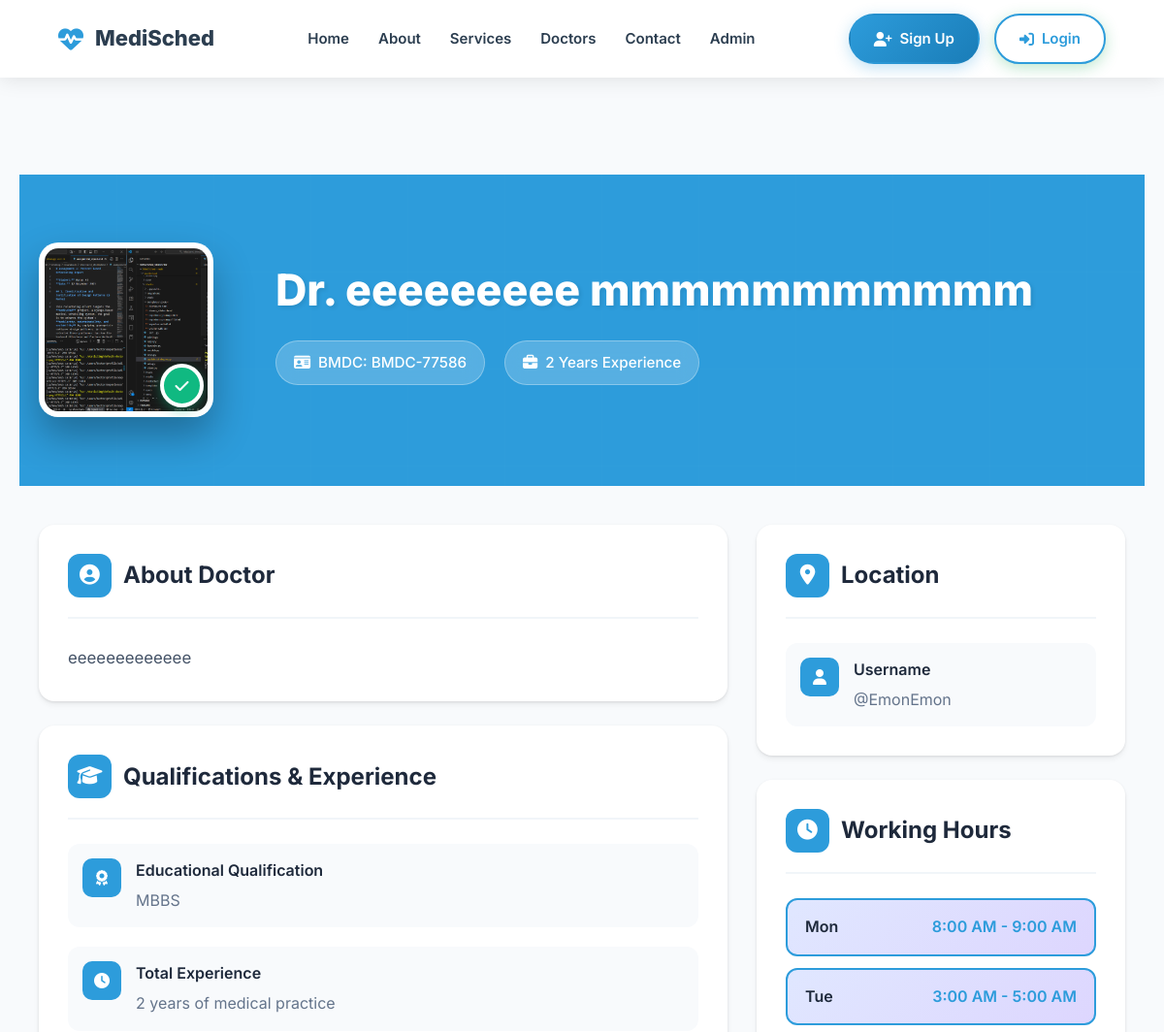
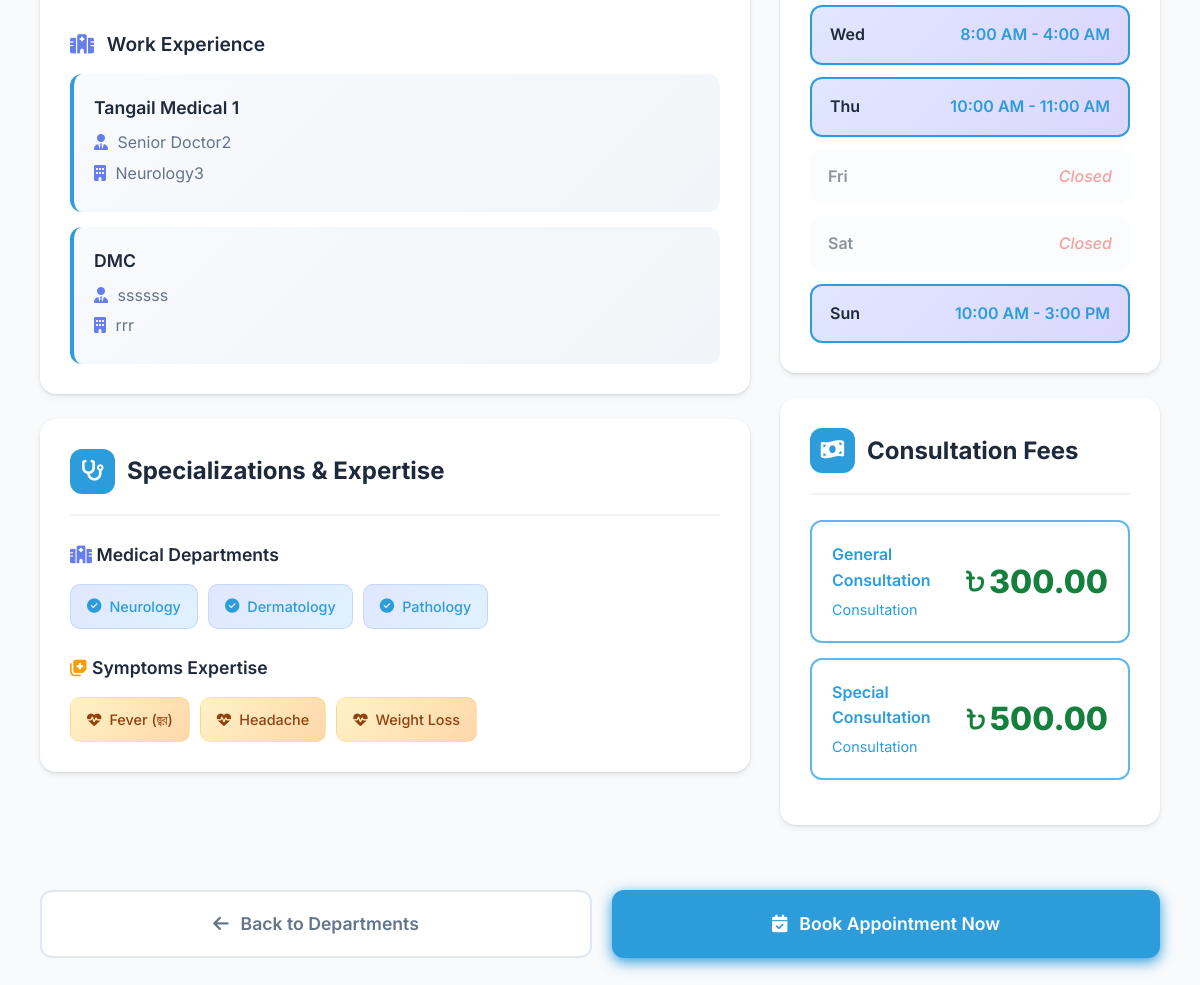
Page /doctor/3/ on the committed database (2 pictures, top to bottom).
### doctor/models.py (models this page shows, shortened)
class Doctor(models.Model):
    user = models.OneToOneField(CustomUser, on_delete=models.CASCADE, related_name='doctor_profile')
    about = models.TextField(blank=True, null=True)
    bmdc_number = models.CharField(max_length=255, blank=True, null=True)
    qualification = models.CharField(max_length=255, blank=True, null=True)
    total_experience = models.PositiveIntegerField(default=0)  # Only non-negative numbers
    working_hours = models.JSONField(blank=True, null=True)  # e.g., {"Mon": "9-5", "Tue": "10-4"}
    profile_image = models.ImageField(upload_to='doctor_profiles/', blank=True, null=True)
    is_verified = models.BooleanField(default=False)
    rating = models.DecimalField(max_digits=3, decimal_places=2, default=0.0, blank=True, null=True)
    total_reviews = models.PositiveIntegerField(default=0)
    division = models.ForeignKey(Division, on_delete=models.SET_NULL, null=True, blank=True)
    district = models.ForeignKey(District, on_delete=models.SET_NULL, null=True, blank=True)
    upazila = models.ForeignKey(Upazila, on_delete=models.SET_NULL, null=True, blank=True)
    departments = models.ManyToManyField(Department, through='DoctorSpecializationDepartment', blank=True)
    symptoms = models.ManyToManyField(Symptom, through='DoctorSpecializationSymptom', blank=True)

class DoctorExperience(models.Model):
    doctor = models.ForeignKey(Doctor, on_delete=models.CASCADE, related_name='experiences')
    hospital_name = models.CharField(max_length=255)
    designation = models.CharField(max_length=255)
    department = models.CharField(max_length=255, blank=True, null=True)

class DoctorSpecializationDepartment(models.Model):
    doctor = models.ForeignKey(Doctor, on_delete=models.CASCADE, related_name='specialized_departments')
    department = models.ForeignKey(Department, on_delete=models.CASCADE)
    class Meta:
        unique_together = ('doctor', 'department')  # Prevent duplicates

class DoctorSpecializationSymptom(models.Model):
    doctor = models.ForeignKey(Doctor, on_delete=models.CASCADE, related_name='specialized_symptoms')
    symptom = models.ForeignKey(Symptom, on_delete=models.CASCADE)
    class Meta:
        unique_together = ('doctor', 'symptom')  # Prevent duplicates

class DoctorAppointmentFee(models.Model):
    APPOINTMENT_CATEGORIES = [
        ('General', 'General Consultation'),
        ('Special', 'Special Consultation'),
    ]
    doctor = models.ForeignKey(Doctor, on_delete=models.CASCADE, related_name='appointment_fees')
    category = models.CharField(max_length=50, choices=APPOINTMENT_CATEGORIES)
    price = models.DecimalField(max_digits=10, decimal_places=2)
    class Meta:
        unique_together = ('doctor', 'category')  # Prevent duplicates

### users/models.py (models this page shows, shortened)
class CustomUser(AbstractUser):
    ROLE_PATIENT = 'patient'
    ROLE_DOCTOR = 'doctor'
    ROLE_CHOICES = [
        (ROLE_PATIENT, 'Patient'),
        (ROLE_DOCTOR, 'Doctor'),
    ]
    role = models.CharField(max_length=10, choices=ROLE_CHOICES, default=ROLE_PATIENT)
    phone = models.CharField(max_length=20, blank=True)
    location = models.CharField(max_length=150, blank=True)

### adminapp/models.py (models this page shows, shortened)
class Department(models.Model):
    department_name = models.CharField(max_length=100, unique=True)
    department_image = models.ImageField(upload_to='department/',  blank=True, null=True)

class Symptom(models.Model):
    symptom_name = models.CharField(max_length=100, unique=True)
    symptom_image = models.ImageField(upload_to='symptoms/', blank=True, null=True)

### home/views.py (the view)
# urls.py: path('doctor/<int:doctor_id>/', views.doctor_detail, name='doctor_detail'),  # Add this
def doctor_detail(request, doctor_id):
    doctor = get_object_or_404(
        Doctor.objects.select_related('user', 'division', 'district', 'upazila')
        .prefetch_related('experiences', 'specialized_departments', 'specialized_symptoms', 'appointment_fees'),
        id=doctor_id
    )
    experiences = DoctorExperience.objects.filter(doctor=doctor)
    specializations = DoctorSpecializationDepartment.objects.filter(doctor=doctor).select_related('department')
    symptoms = DoctorSpecializationSymptom.objects.filter(doctor=doctor).select_related('symptom')
    appointment_fees = DoctorAppointmentFee.objects.filter(doctor=doctor)
    context = {
        'doctor': doctor,
        'experiences': experiences,
        'specializations': specializations,
        'symptoms': symptoms,
        'appointment_fees': appointment_fees,
    }
    return render(request, 'home/doctor_detail.html', context)

### home/templates/home/doctor_detail.html (shortened to what this page needs)
{% extends 'base.html' %}
{% load static %}
{% block content %}
<section class="doctor-hero">
    <div class="hero-container">
        <div class="doctor-header">
            <div class="doctor-avatar-wrapper">
                <div class="doctor-avatar">
                    {% if doctor.profile_image %}
                        <img src="{{ doctor.profile_image.url }}" alt="Dr. {{ doctor.user.get_full_name|default:doctor.user.username }}">
                    {% else %}
                        <div class="default-avatar">
                            <i class="fas fa-user-md"></i>
                        </div>
                    {% endif %}
                </div>
                {% if doctor.is_verified %}
                <div class="verified-badge">
                    <i class="fas fa-check"></i>
                </div>
                {% endif %}
            </div>
            <div class="doctor-info">
                <h1>
                    {% if doctor.user.get_full_name %}
                        Dr. {{ doctor.user.get_full_name }}
                    {% else %}
                        Dr. {{ doctor.user.username|title }}
                    {% endif %}
                </h1>
                <div class="doctor-meta">
                    {% if doctor.bmdc_number %}
                    <div class="meta-badge">
                        <i class="fas fa-id-card"></i>
                        <span>BMDC: {{ doctor.bmdc_number }}</span>
                    </div>
                    {% endif %}
                    <div class="meta-badge">
                        <i class="fas fa-briefcase"></i>
                        <span>{{ doctor.total_experience }} Years Experience</span>
                    </div>
                </div>
            </div>
        </div>
    </div>
</section>
<div class="content-wrapper">
    <div class="content-grid">
        <div class="main-content">
            <div class="card">
                <div class="card-header">
                    <div class="card-icon">
                        <i class="fas fa-user-circle"></i>
                    </div>
                    <h2>About Doctor</h2>
                </div>
                {% if doctor.about %}
                    <p class="about-text">{{ doctor.about }}</p>
                {% else %}
                    <p class="about-text" style="color: #94a3b8; font-style: italic;">
                        <i class="fas fa-info-circle"></i> No detailed information provided yet.
                    </p>
                {% endif %}
            </div>
            <div class="card">
                <div class="card-header">
                    <div class="card-icon">
                        <i class="fas fa-graduation-cap"></i>
                    </div>
                    <h2>Qualifications & Experience</h2>
                </div>
                <div class="info-grid">
                    <div class="info-item">
                        <div class="info-icon">
                            <i class="fas fa-award"></i>
                        </div>
                        <div class="info-content">
                            <strong>Educational Qualification</strong>
                            <p>{{ doctor.qualification|default:"Not specified" }}</p>
                        </div>
                    </div>
                    <div class="info-item">
                        <div class="info-icon">
                            <i class="fas fa-clock"></i>
                        </div>
                        <div class="info-content">
                            <strong>Total Experience</strong>
                            <p>{{ doctor.total_experience }} year{{ doctor.total_experience|pluralize }} of medical practice</p>
                        </div>
                    </div>
                </div>
                {% if experiences %}
                <div style="margin-top: 30px;">
                    <h3 style="color: #1e293b; margin-bottom: 15px; font-size: 1.2rem; font-weight: 600;">
                        <i class="fas fa-hospital" style="color: #667eea; margin-right: 8px;"></i>
                        Work Experience
                    </h3>
                    <div class="experience-list">
                        {% for exp in experiences %}
                        <div class="experience-item">
                            <strong>{{ exp.hospital_name }}</strong>
                            <p><i class="fas fa-user-tie" style="color: #667eea; margin-right: 5px;"></i> {{ exp.designation }}</p>
                            {% if exp.department %}
                            <p><i class="fas fa-building" style="color: #667eea; margin-right: 5px;"></i> {{ exp.department }}</p>
                            {% endif %}
                        </div>
                        {% endfor %}
                    </div>
                </div>
                {% endif %}
            </div>
            <div class="card">
                <div class="card-header">
                    <div class="card-icon">
                        <i class="fas fa-stethoscope"></i>
                    </div>
                    <h2>Specializations & Expertise</h2>
                </div>
                {% if specializations %}
                <div style="margin-bottom: 25px;">
                    <h3 style="color: #1e293b; margin-bottom: 12px; font-size: 1.1rem; font-weight: 600;">
                        <i class="fas fa-hospital-alt" style="color: #667eea;"></i> Medical Departments
                    </h3>
                    <div class="tags-container">
                        {% for spec in specializations %}
                        <span class="tag">
                            <i class="fas fa-check-circle"></i>
                            {{ spec.department.department_name }}
                        </span>
                        {% endfor %}
                    </div>
                </div>
                {% endif %}
                {% if symptoms %}
                <div>
                    <h3 style="color: #1e293b; margin-bottom: 12px; font-size: 1.1rem; font-weight: 600;">
                        <i class="fas fa-notes-medical" style="color: #f59e0b;"></i> Symptoms Expertise
                    </h3>
                    <div class="tags-container">
                        {% for symp in symptoms %}
                        <span class="tag symptom">
                            <i class="fas fa-heartbeat"></i>
                            {{ symp.symptom.symptom_name }}
                        </span>
                        {% endfor %}
                    </div>
                </div>
                {% endif %}
            </div>
        </div>
        <div class="sidebar-sticky">
            <div class="card">
                <div class="card-header">
                    <div class="card-icon">
                        <i class="fas fa-map-marker-alt"></i>
                    </div>
                    <h2>Location</h2>
                </div>
                <div class="info-grid">
                    <div class="info-item">
                        <div class="info-icon">
                            <i class="fas fa-user"></i>
                        </div>
                        <div class="info-content">
                            <strong>Username</strong>
                            <p>@{{ doctor.user.username }}</p>
                        </div>
                    </div>
                </div>
            </div>
            {% if doctor.working_hours %}
            <div class="card">
                <div class="card-header">
                    <div class="card-icon">
                        <i class="fas fa-clock"></i>
                    </div>
                    <h2>Working Hours</h2>
                </div>
                <div class="working-hours-grid">
                    {% for day, hours in doctor.working_hours.items %}
                    <div class="day-schedule {% if hours %}active{% else %}closed{% endif %}">
                        <span class="day-name">{{ day }}</span>
                        {% if hours %}
                            <span class="day-time">{{ hours }}</span>
                        {% else %}
                            <span class="closed-badge">Closed</span>
                        {% endif %}
                    </div>
                    {% endfor %}
                </div>
            </div>
            {% endif %}
            {% if appointment_fees %}
            <div class="card">
                <div class="card-header">
                    <div class="card-icon">
                        <i class="fas fa-money-bill-wave"></i>
                    </div>
                    <h2>Consultation Fees</h2>
                </div>
                {% for fee in appointment_fees %}
                <div class="fee-item">
                    <div>
                        <div class="fee-label">{{ fee.get_category_display }}</div>
                        <div class="fee-type">Consultation</div>
                    </div>
                    <div class="fee-amount">
                        <i class="fas fa-bangladeshi-taka-sign" style="font-size: 1.5rem;"></i>
                        {{ fee.price }}
                    </div>
                </div>
                {% endfor %}
            </div>
            {% endif %}
        </div>
    </div>
    <div class="action-section">
        <a href="{% url 'home:index' %}" class="btn-action btn-back">
            <i class="fas fa-arrow-left"></i>
            Back to Departments
        </a>
        <a href="{% url 'appointment:book' doctor.id %}" class="btn-action btn-book">
            <i class="fas fa-calendar-check"></i>
            Book Appointment Now
        </a>
    </div>
</div>
{% endblock %}

### home/static/home/css/style.css (style rules this page uses)
* { margin: 0; padding: 0; box-sizing: border-box; }
:root { --primary-blue: #2D9CDB; --success-green: #27AE60; --accent-yellow: #F2C94C; --warm-orange: #F2994A; --neutral-bg: #F9FAFB; --dark: #1A202C; --gray: #64748B; --light-gray: #E2E8F0; --white: #FFFFFF; }
body { font-family: 'Inter', -apple-system, BlinkMacSystemFont, 'Segoe UI', sans-serif; line-height: 1.6; color: var(--dark); overflow-x: hidden; background: var(--neutral-bg); margin: 0; padding: 0; }
html { scroll-behavior: smooth; margin: 0; padding: 0; }
.doctor-info { padding: 1.5rem; flex-grow: 1; display: flex; flex-direction: column; justify-content: space-between; }

### home/templates/base.html (style rules this page uses)
* { margin: 0; padding: 0; box-sizing: border-box; -webkit-tap-highlight-color: transparent; }
:root { --primary-color: #2D9CDB; --secondary-color: #27AE60; --dark-color: #2C3E50; --light-color: #F8F9FA; --danger-color: #E53E3E; --border-radius: 12px; --box-shadow: 0 4px 20px rgba(0, 0, 0, 0.1); --transition: all 0.3s ease; }
html { scroll-behavior: smooth; -webkit-text-size-adjust: 100%; }
body { font-family: 'Inter', sans-serif; line-height: 1.6; color: #333; background: #f5f7fa; margin: 0; padding: 0; overflow-x: hidden; width: 100%; -webkit-font-smoothing: antialiased; -moz-osx-font-smoothing: grayscale; }

### rows in the picture
Doctor: profile_image (picture), user.get_full_name "eeeeeeeee mmmmmmmmmmm", bmdc_number "BMDC-77586", total_experience "2", about "eeeeeeeeeeeee", qualification "MBBS", user.username "EmonEmon"
DoctorExperience: hospital_name "Tangail Medical 1", designation "Senior Doctor2", department "Neurology3"
DoctorExperience: hospital_name "DMC", designation "ssssss", department "rrr"
DoctorSpecializationDepartment: department.department_name "Neurology"
DoctorSpecializationDepartment: department.department_name "Dermatology"
DoctorSpecializationDepartment: department.department_name "Pathology"
DoctorSpecializationSymptom: symptom.symptom_name "Fever (জ্বর)"
DoctorSpecializationSymptom: symptom.symptom_name "Headache"
DoctorSpecializationSymptom: symptom.symptom_name "Weight Loss"
DoctorAppointmentFee: category "General Consultation", price "300.00"
DoctorAppointmentFee: category "Special Consultation", price "500.00"

### other values in the picture
{{ day }} "Mon" "Tue" "Wed" "Thu" "Fri" "Sat" "Sun"
{{ hours }} "8:00 AM - 9:00 AM" "3:00 AM - 5:00 AM" "8:00 AM - 4:00 AM" "10:00 AM - 11:00 AM" "10:00 AM - 3:00 PM"
